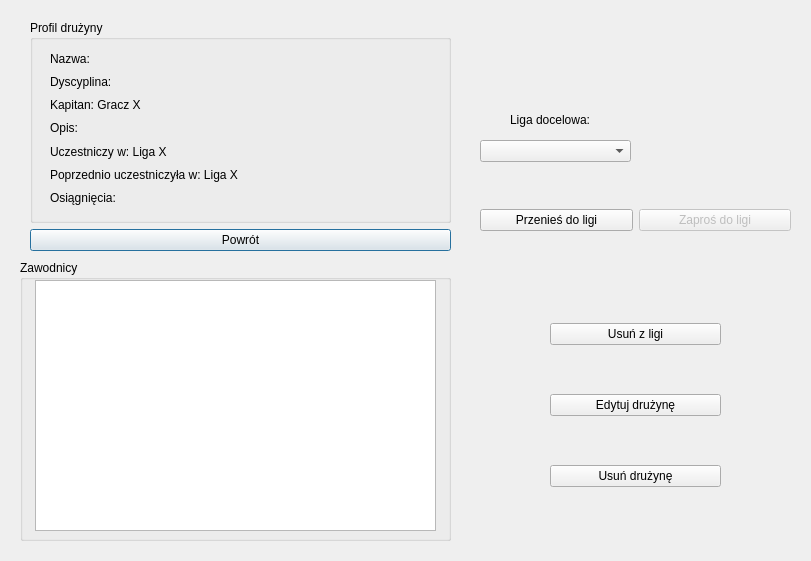
<?xml version="1.0" encoding="UTF-8"?>
<ui version="4.0">
 <class>profil_druzyny</class>
 <widget class="QDialog" name="profil_druzyny">
  <property name="geometry">
   <rect>
    <x>0</x>
    <y>0</y>
    <width>811</width>
    <height>561</height>
   </rect>
  </property>
  <property name="windowTitle">
   <string>Dialog</string>
  </property>
  <widget class="QWidget" name="layoutWidget">
   <property name="geometry">
    <rect>
     <x>30</x>
     <y>20</y>
     <width>421</width>
     <height>231</height>
    </rect>
   </property>
   <layout class="QVBoxLayout" name="verticalLayout_2">
    <item>
     <widget class="QGroupBox" name="groupBox">
      <property name="title">
       <string>Profil drużyny</string>
      </property>
      <widget class="QWidget" name="layoutWidget_2">
       <property name="geometry">
        <rect>
         <x>20</x>
         <y>30</y>
         <width>381</width>
         <height>156</height>
        </rect>
       </property>
       <layout class="QVBoxLayout" name="verticalLayout">
        <item>
         <widget class="QLabel" name="label">
          <property name="text">
           <string>Nazwa:</string>
          </property>
         </widget>
        </item>
        <item>
         <widget class="QLabel" name="label_6">
          <property name="text">
           <string>Dyscyplina:</string>
          </property>
         </widget>
        </item>
        <item>
         <widget class="QLabel" name="label_2">
          <property name="text">
           <string>Kapitan: Gracz X</string>
          </property>
         </widget>
        </item>
        <item>
         <widget class="QLabel" name="label_3">
          <property name="text">
           <string>Opis:</string>
          </property>
         </widget>
        </item>
        <item>
         <widget class="QLabel" name="label_4">
          <property name="text">
           <string>Uczestniczy w: Liga X</string>
          </property>
         </widget>
        </item>
        <item>
         <widget class="QLabel" name="label_7">
          <property name="text">
           <string>Poprzednio uczestniczyła w: Liga X</string>
          </property>
         </widget>
        </item>
        <item>
         <widget class="QLabel" name="label_5">
          <property name="text">
           <string>Osiągnięcia:</string>
          </property>
         </widget>
        </item>
       </layout>
      </widget>
     </widget>
    </item>
    <item>
     <widget class="QPushButton" name="pushButton">
      <property name="text">
       <string>Powrót</string>
      </property>
     </widget>
    </item>
   </layout>
   <zorder>pushButton</zorder>
   <zorder>groupBox</zorder>
  </widget>
  <widget class="QGroupBox" name="groupBox_2">
   <property name="geometry">
    <rect>
     <x>20</x>
     <y>260</y>
     <width>431</width>
     <height>281</height>
    </rect>
   </property>
   <property name="title">
    <string>Zawodnicy</string>
   </property>
   <widget class="QTableWidget" name="tableWidget">
    <property name="geometry">
     <rect>
      <x>15</x>
      <y>20</y>
      <width>401</width>
      <height>251</height>
     </rect>
    </property>
   </widget>
  </widget>
  <widget class="QComboBox" name="comboBox">
   <property name="geometry">
    <rect>
     <x>480</x>
     <y>140</y>
     <width>151</width>
     <height>22</height>
    </rect>
   </property>
  </widget>
  <widget class="QWidget" name="horizontalLayoutWidget">
   <property name="geometry">
    <rect>
     <x>480</x>
     <y>180</y>
     <width>311</width>
     <height>80</height>
    </rect>
   </property>
   <layout class="QHBoxLayout" name="horizontalLayout">
    <item>
     <widget class="QPushButton" name="pushButton_2">
      <property name="text">
       <string>Przenieś do ligi</string>
      </property>
     </widget>
    </item>
    <item>
     <widget class="QPushButton" name="pushButton_4">
      <property name="enabled">
       <bool>false</bool>
      </property>
      <property name="text">
       <string>Zaproś do ligi</string>
      </property>
     </widget>
    </item>
   </layout>
  </widget>
  <widget class="QLabel" name="label_8">
   <property name="geometry">
    <rect>
     <x>510</x>
     <y>110</y>
     <width>111</width>
     <height>20</height>
    </rect>
   </property>
   <property name="text">
    <string>Liga docelowa:</string>
   </property>
  </widget>
  <widget class="QWidget" name="verticalLayoutWidget">
   <property name="geometry">
    <rect>
     <x>550</x>
     <y>280</y>
     <width>171</width>
     <height>251</height>
    </rect>
   </property>
   <layout class="QVBoxLayout" name="verticalLayout_3">
    <item>
     <widget class="QPushButton" name="pushButton_5">
      <property name="text">
       <string>Usuń z ligi</string>
      </property>
     </widget>
    </item>
    <item>
     <widget class="QPushButton" name="pushButton_6">
      <property name="text">
       <string>Edytuj drużynę</string>
      </property>
     </widget>
    </item>
    <item>
     <widget class="QPushButton" name="pushButton_3">
      <property name="text">
       <string>Usuń drużynę</string>
      </property>
     </widget>
    </item>
   </layout>
  </widget>
  <widget class="QLabel" name="label_9">
   <property name="geometry">
    <rect>
     <x>650</x>
     <y>140</y>
     <width>131</width>
     <height>16</height>
    </rect>
   </property>
   <property name="text">
    <string/>
   </property>
  </widget>
 </widget>
 <resources/>
 <connections/>
</ui>
